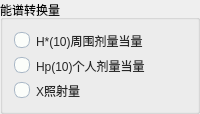
     <widget class="QGroupBox" name="groupBoxCov">
      <property name="styleSheet">
       <string notr="true">/*
 * MacOS Style Sheet for QT Applications
 * Author: Jaime A. Quiroga P.
 * Company: GTRONICK
 * Last updated: 25/12/2020, 23:10.
 * Available at: https://github.com/GTRONICK/QSS/blob/master/MacOS.qss
 */
QMainWindow {
    background-color:#ececec;
}
QPushButton, QToolButton, QCommandLinkButton{
    padding: 0 5px 0 5px;
    border-style: solid;
    border-top-color: qlineargradient(spread:pad, x1:0, y1:0, x2:0, y2:1, stop:0 #c1c9cf, stop:1 #d2d8dd);
    border-right-color: qlineargradient(spread:pad, x1:1, y1:0, x2:0, y2:0, stop:0 #c1c9cf, stop:1 #d2d8dd);
    border-bottom-color: qlineargradient(spread:pad, x1:0, y1:1, x2:0, y2:0, stop:0 #c1c9cf, stop:1 #d2d8dd);
    border-left-color: qlineargradient(spread:pad, x1:0, y1:0, x2:1, y2:0, stop:0 #c1c9cf, stop:1 #d2d8dd);
    border-width: 2px;
    border-radius: 8px;
    color: #616161;
    font-weight: bold;
    background-color: qlineargradient(spread:pad, x1:0.5, y1:0, x2:0.5, y2:1, stop:0 #fbfdfd, stop:0.5 #ffffff, stop:1 #fbfdfd);
}
QPushButton::default, QToolButton::default, QCommandLinkButton::default{
    border: 2px solid transparent;
    color: #FFFFFF;
    background-color: qlineargradient(spread:pad, x1:0.5, y1:0, x2:0.5, y2:1, stop:0 #84afe5, stop:1 #1168e4);
}
QPushButton:hover, QToolButton:hover, QCommandLinkButton:hover{
    color: #3d3d3d;
}
QPushButton:pressed, QToolButton:pressed, QCommandLinkButton:pressed{
    color: #aeaeae;
    background-color: qlineargradient(spread:pad, x1:0.5, y1:0, x2:0.5, y2:1, stop:0 #ffffff, stop:0.5 #fbfdfd, stop:1 #ffffff);
}
QPushButton:disabled, QToolButton:disabled, QCommandLinkButton:disabled{
    color: #616161;
    background-color: qlineargradient(spread:pad, x1:0.5, y1:0, x2:0.5, y2:1, stop:0 #dce7eb, stop:0.5 #e0e8eb, stop:1 #dee7ec);
}
QLineEdit, QTextEdit, QPlainTextEdit, QSpinBox, QDoubleSpinBox, QTimeEdit, QDateEdit, QDateTimeEdit {
    border-width: 2px;
    border-radius: 8px;
    border-style: solid;
    border-top-color: qlineargradient(spread:pad, x1:0.5, y1:1, x2:0.5, y2:0, stop:0 #c1c9cf, stop:1 #d2d8dd);
    border-right-color: qlineargradient(spread:pad, x1:0, y1:0, x2:1, y2:0, stop:0 #c1c9cf, stop:1 #d2d8dd);
    border-bottom-color: qlineargradient(spread:pad, x1:0.5, y1:0, x2:0.5, y2:1, stop:0 #c1c9cf, stop:1 #d2d8dd);
    border-left-color: qlineargradient(spread:pad, x1:1, y1:0, x2:0, y2:0, stop:0 #c1c9cf, stop:1 #d2d8dd);
    background-color: #f4f4f4;
    color: #3d3d3d;
}
QLineEdit:focus, QTextEdit:focus, QPlainTextEdit:focus, QSpinBox:focus, QDoubleSpinBox:focus, QTimeEdit:focus, QDateEdit:focus, QDateTimeEdit:focus {
    border-width: 2px;
    border-radius: 8px;
    border-style: solid;
    border-top-color: qlineargradient(spread:pad, x1:0.5, y1:1, x2:0.5, y2:0, stop:0 #85b7e3, stop:1 #9ec1db);
    border-right-color: qlineargradient(spread:pad, x1:0, y1:0, x2:1, y2:0, stop:0 #85b7e3, stop:1 #9ec1db);
    border-bottom-color: qlineargradient(spread:pad, x1:0.5, y1:0, x2:0.5, y2:1, stop:0 #85b7e3, stop:1 #9ec1db);
    border-left-color: qlineargradient(spread:pad, x1:1, y1:0, x2:0, y2:0, stop:0 #85b7e3, stop:1 #9ec1db);
    background-color: #f4f4f4;
    color: #3d3d3d;
}
QLineEdit:disabled, QTextEdit:disabled, QPlainTextEdit:disabled, QSpinBox:disabled, QDoubleSpinBox:disabled, QTimeEdit:disabled, QDateEdit:disabled, QDateTimeEdit:disabled {
    color: #b9b9b9;
}
QSpinBox::up-button, QDoubleSpinBox::up-button, QTimeEdit::up-button, QDateEdit::up-button, QDateTimeEdit::up-button {
    subcontrol-origin: padding;
    subcontrol-position: top right;
    width: 15px;
    color: #272727;
    border-left-width: 1px;
    border-left-color: darkgray;
    border-left-style: solid;
    border-top-right-radius: 3px;
    padding: 3px;
}
QSpinBox::down-button, QDoubleSpinBox::down-button, QTimeEdit::down-button, QDateEdit::down-button, QDateTimeEdit::down-button {
    subcontrol-origin: padding;
    subcontrol-position: bottom right;
    width: 15px;
    color: #272727;
    border-left-width: 1px;
    border-left-color: darkgray;
    border-left-style: solid;
    border-bottom-right-radius: 3px;
    padding: 3px;
}
QSpinBox::up-button:pressed, QDoubleSpinBox::up-button:pressed, QTimeEdit::up-button:pressed, QDateEdit::up-button:pressed, QDateTimeEdit::up-button:pressed {
    color: #aeaeae;
    background-color: qlineargradient(spread:pad, x1:0.5, y1:0, x2:0.5, y2:1, stop:0 #ffffff, stop:0.5 #fbfdfd, stop:1 #ffffff);
}
QSpinBox::down-button:pressed, QDoubleSpinBox::down-button:pressed, QTimeEdit::down-button:pressed, QDateEdit::down-button:pressed, QDateTimeEdit::down-button:pressed {
    color: #aeaeae;
    background-color: qlineargradient(spread:pad, x1:0.5, y1:0, x2:0.5, y2:1, stop:0 #ffffff, stop:0.5 #fbfdfd, stop:1 #ffffff);
}
QSpinBox::up-button:hover, QDoubleSpinBox::up-button:hover, QTimeEdit::up-button:hover, QDateEdit::up-button:hover, QDateTimeEdit::up-button:hover {
    color: #FFFFFF;
    border-top-right-radius: 5px;
    background-color: qlineargradient(spread:pad, x1:0.5, y1:0, x2:0.5, y2:1, stop:0 #84afe5, stop:1 #1168e4);
    
}
QSpinBox::down-button:hover, QDoubleSpinBox::down-button:hover, QTimeEdit::down-button:hover, QDateEdit::down-button:hover, QDateTimeEdit::down-button:hover {
    color: #FFFFFF;
    border-bottom-right-radius: 5px;
    background-color: qlineargradient(spread:pad, x1:0.5, y1:0, x2:0.5, y2:1, stop:0 #84afe5, stop:1 #1168e4);
}
QSpinBox::up-arrow, QDoubleSpinBox::up-arrow, QTimeEdit::up-arrow, QDateEdit::up-arrow, QDateTimeEdit::up-arrow {
    image: url(/usr/share/icons/Adwaita/16x16/actions/go-up-symbolic.symbolic.png);
}
QSpinBox::down-arrow, QDoubleSpinBox::down-arrow, QTimeEdit::down-arrow, QDateEdit::down-arrow, QDateTimeEdit::down-arrow {
    image: url(/usr/share/icons/Adwaita/16x16/actions/go-down-symbolic.symbolic.png);
}
QProgressBar {
    max-height: 8px;
    text-align: center;
    font: italic bold 11px;
    color: #3d3d3d;
    border: 1px solid transparent;
    border-radius:4px;
    background-color: qlineargradient(spread:pad, x1:0, y1:0, x2:0, y2:1, stop:0 #ddd5d5, stop:0.5 #dad3d3, stop:1 #ddd5d5);
}
QProgressBar::chunk {
    background-color: qlineargradient(spread:pad, x1:0, y1:0, x2:0, y2:1, stop:0 #467dd1, stop:0.5 #3b88fc, stop:1 #467dd1);
    border-radius: 4px;
}
QProgressBar:disabled {
    color: #616161;
}
QProgressBar::chunk:disabled {
    background-color: #aeaeae;
}
QSlider::groove {
    border: 1px solid #bbbbbb;
    background-color: #52595d;
    border-radius: 4px;
}
QSlider::groove:horizontal {
    height: 6px;
}
QSlider::groove:vertical {
    width: 6px;
}
QSlider::handle:horizontal {
    background: #ffffff;
    border-style: solid;
    border-width: 1px;
    border-color: rgb(207,207,207);
    width: 12px;
    margin: -5px 0;
    border-radius: 7px;
}
QSlider::handle:vertical {
    background: #ffffff;
    border-style: solid;
    border-width: 1px;
    border-color: rgb(207,207,207);
    height: 12px;
    margin: 0 -5px;
    border-radius: 7px;
}
QSlider::add-page, QSlider::sub-page {
    border: 1px transparent;
    background-color: #52595d;
    border-radius: 4px;
}
QSlider::add-page:horizontal {
    background: qlineargradient(spread:pad, x1:0, y1:0, x2:0, y2:1, stop:0 #ddd5d5, stop:0.5 #dad3d3, stop:1 #ddd5d5);
}
QSlider::sub-page:horizontal {
    background-color: qlineargradient(spread:pad, x1:0, y1:0, x2:1, y2:0, stop:0 #467dd1, stop:0.5 #3b88fc, stop:1 #467dd1);
}
QSlider::add-page:vertical {
    background-color: qlineargradient(spread:pad, x1:0, y1:0, x2:0, y2:1, stop:0 #467dd1, stop:0.5 #3b88fc, stop:1 #467dd1);
}
QSlider::sub-page:vertical {
    background: qlineargradient(spread:pad, x1:0, y1:0, x2:1, y2:0, stop:0 #ddd5d5, stop:0.5 #dad3d3, stop:1 #ddd5d5);
}
QSlider::add-page:horizontal:disabled, QSlider::sub-page:horizontal:disabled, QSlider::add-page:vertical:disabled, QSlider::sub-page:vertical:disabled {
    background: #b9b9b9;
}
QComboBox, QFontComboBox {
    border-width: 2px;
    border-radius: 8px;
    border-style: solid;
    border-top-color: qlineargradient(spread:pad, x1:0.5, y1:1, x2:0.5, y2:0, stop:0 #c1c9cf, stop:1 #d2d8dd);
    border-right-color: qlineargradient(spread:pad, x1:0, y1:0, x2:1, y2:0, stop:0 #c1c9cf, stop:1 #d2d8dd);
    border-bottom-color: qlineargradient(spread:pad, x1:0.5, y1:0, x2:0.5, y2:1, stop:0 #c1c9cf, stop:1 #d2d8dd);
    border-left-color: qlineargradient(spread:pad, x1:1, y1:0, x2:0, y2:0, stop:0 #c1c9cf, stop:1 #d2d8dd);
    background-color: #f4f4f4;
    color: #272727;
    padding-left: 5px;
}
QComboBox:editable, QComboBox:!editable, QComboBox::drop-down:editable, QComboBox:!editable:on, QComboBox::drop-down:editable:on {
    background: #ffffff;
}
QComboBox::drop-down {
    subcontrol-origin: padding;
    subcontrol-position: top right;
    width: 15px;
    color: #272727;
    border-left-width: 1px;
    border-left-color: darkgray;
    border-left-style: solid;
    border-top-right-radius: 3px;
    border-bottom-right-radius: 3px;
}
QComboBox::down-arrow {
    image: url(/usr/share/icons/Adwaita/16x16/actions/go-down-symbolic.symbolic.png); /*Adawaita icon thene*/
}

QComboBox::down-arrow:on {
    top: 1px;
    left: 1px;
}
QComboBox QAbstractItemView {
    border: 1px solid darkgray;
    border-radius: 8px;
    selection-background-color: #dadada;
    selection-color: #272727;
    color: #272727;
    background: white;
}
QLabel, QCheckBox, QRadioButton {
    color: #272727;
}
QCheckBox {
    padding: 2px;
}
QCheckBox:disabled, QRadioButton:disabled {
    color: #808086;
    padding: 2px;
}

QCheckBox:hover {
    border-radius:4px;
    border-style:solid;
    padding-left: 1px;
    padding-right: 1px;
    padding-bottom: 1px;
    padding-top: 1px;
    border-width:1px;
    border-color: transparent;
}
QCheckBox::indicator:checked {
    image: url(/usr/share/icons/Adwaita/16x16/actions/object-select-symbolic.symbolic.png);
    height: 15px;
    width: 15px;
    border-style:solid;
    border-width: 1px;
    border-color: #48a5fd;
    color: #ffffff;
    border-radius: 3px;
    background-color: qlineargradient(spread:pad, x1:0, y1:0, x2:0, y2:1, stop:0 #48a5fd, stop:0.5 #329cfb, stop:1 #48a5fd);
}
QCheckBox::indicator:unchecked {
    
    height: 15px;
    width: 15px;
    border-style:solid;
    border-width: 1px;
    border-color: #48a5fd;
    border-radius: 3px;
    background-color: #fbfdfa;
}
QLCDNumber {
    color: #616161;;
}
QMenuBar {
    background-color: #ececec;
}
QMenuBar::item {
    color: #616161;
    spacing: 3px;
    padding: 1px 4px;
    background-color: #ececec;
}

QMenuBar::item:selected {
    background-color: #dadada;
    color: #3d3d3d;
}
QMenu {
    background-color: #ececec;
}
QMenu::item:selected {
    background-color: #dadada;
    color: #3d3d3d;
}
QMenu::item {
    color: #616161;;
    background-color: #e0e0e0;
}
QTabWidget {
    color:rgb(0,0,0);
    background-color:#000000;
}
QTabWidget::pane {
    border-color: #050a0e;
    background-color: #e0e0e0;
    border-width: 1px;
    border-radius: 4px;
    position: absolute;
    top: -0.5em;
    padding-top: 0.5em;
}

QTabWidget::tab-bar {
    alignment: center;
}

QTabBar::tab {
    border-bottom: 1px solid #c0c0c0;
    padding: 3px;
    color: #272727;
    background-color: #fefefc;
    margin-left:0px;
}
QTabBar::tab:!last {
    border-right: 1px solid;
    border-right-color: #c0c0c0;
    border-bottom-color: #c0c0c0;
}
QTabBar::tab:first {
    border-top-left-radius: 4px;
    border-bottom-left-radius: 4px;
}
QTabBar::tab:last {
    border-top-right-radius: 4px;
    border-bottom-right-radius: 4px;
}
QTabBar::tab:selected, QTabBar::tab:last:selected, QTabBar::tab:hover {
    color: #FFFFFF;
    background-color: qlineargradient(spread:pad, x1:0.5, y1:0, x2:0.5, y2:1, stop:0 #84afe5, stop:1 #1168e4);
}
QRadioButton::indicator {
    height: 14px;
    width: 14px;
    border-style:solid;
    border-radius:7px;
    border-width: 1px;
}
QRadioButton::indicator:checked {
    border-color: #48a5fd;
    background-color: qradialgradient(cx:0.5, cy:0.5, radius:0.4,fx:0.5, fy:0.5, stop:0 #ffffff, stop:0.5 #ffffff, stop:0.6 #48a5fd, stop:1 #48a5fd);
}
QRadioButton::indicator:!checked {
    border-color: #a9b7c6;
    background-color: #fbfdfa;
}
QStatusBar {
    color:#027f7f;
}

QDial {
    background: #16a085;
}

QToolBox {
    color: #a9b7c6;
    background-color: #222b2e;
}
QToolBox::tab {
    color: #a9b7c6;
    background-color:#222b2e;
}
QToolBox::tab:selected {
    color: #FFFFFF;
    background-color:#222b2e;
}
QScrollArea {
    color: #FFFFFF;
    background-color:#222b2e;
}

QScrollBar:horizontal {
	max-height: 10px;
	border: 1px transparent grey;
	margin: 0px 20px 0px 20px;
	background: transparent;
}
QScrollBar:vertical {
	max-width: 10px;
	border: 1px transparent grey;
	margin: 20px 0px 20px 0px;
	background: transparent;
}
QScrollBar::handle:vertical, QScrollBar::handle:horizontal {
	background: #52595d;
	border-style: transparent;
	border-radius: 4px;
	min-height: 25px;
}
QScrollBar::handle:horizontal:hover, QScrollBar::handle:vertical:hover {
	background: qlineargradient(spread:pad, x1:0, y1:0, x2:1, y2:0, stop:0 #467dd1, stop:0.5 #3b88fc, stop:1 #467dd1);
}
QScrollBar::add-line, QScrollBar::sub-line {
    border: 2px transparent grey;
    border-radius: 4px;
    subcontrol-origin: margin;
    background: #b9b9b9;
}
QScrollBar::add-line:horizontal {
    width: 20px;
    subcontrol-position: right;
}
QScrollBar::add-line:vertical {
    height: 20px;
    subcontrol-position: bottom;
}
QScrollBar::sub-line:horizontal {
    width: 20px;
    subcontrol-position: left;
}
QScrollBar::sub-line:vertical {
    height: 20px;
    subcontrol-position: top;
}
QScrollBar::add-line:vertical:pressed, QScrollBar::add-line:horizontal:pressed, QScrollBar::sub-line:horizontal:pressed, QScrollBar::sub-line:vertical:pressed {
    background: qlineargradient(spread:pad, x1:0, y1:0, x2:1, y2:0, stop:0 #467dd1, stop:0.5 #3b88fc, stop:1 #467dd1);
}
QScrollBar::add-page:horizontal, QScrollBar::sub-page:horizontal, QScrollBar::add-page:vertical, QScrollBar::sub-page:vertical {
    background: none;
}
QScrollBar::up-arrow:vertical {
    image: url(/usr/share/icons/Adwaita/16x16/actions/go-up-symbolic.symbolic.png);
}
QScrollBar::down-arrow:vertical {
    image: url(/usr/share/icons/Adwaita/16x16/actions/go-down-symbolic.symbolic.png);
}
QScrollBar::left-arrow:horizontal {
    image: url(/usr/share/icons/Adwaita/16x16/actions/go-previous-symbolic.symbolic.png);
}
QScrollBar::right-arrow:horizontal {
    image: url(/usr/share/icons/Adwaita/16x16/actions/go-next-symbolic.symbolic.png);
}</string>
      </property>
      <property name="title">
       <string>能谱转换量</string>
      </property>
      <layout class="QGridLayout" name="gridLayout">
       <item row="0" column="0">
        <layout class="QVBoxLayout" name="verticalLayout">
         <item>
          <widget class="QRadioButton" name="radioButtonH_10">
           <property name="styleSheet">
            <string notr="true"/>
           </property>
           <property name="text">
            <string>H*(10)周围剂量当量</string>
           </property>
           <property name="autoExclusive">
            <bool>false</bool>
           </property>
          </widget>
         </item>
         <item>
          <widget class="QRadioButton" name="radioButtonHp10">
           <property name="styleSheet">
            <string notr="true"/>
           </property>
           <property name="text">
            <string>Hp(10)个人剂量当量</string>
           </property>
           <property name="autoExclusive">
            <bool>false</bool>
           </property>
          </widget>
         </item>
         <item>
          <widget class="QRadioButton" name="radioButtonX">
           <property name="styleSheet">
            <string notr="true"/>
           </property>
           <property name="text">
            <string>X照射量</string>
           </property>
           <property name="autoExclusive">
            <bool>false</bool>
           </property>
          </widget>
         </item>
        </layout>
       </item>
      </layout>
     </widget>
